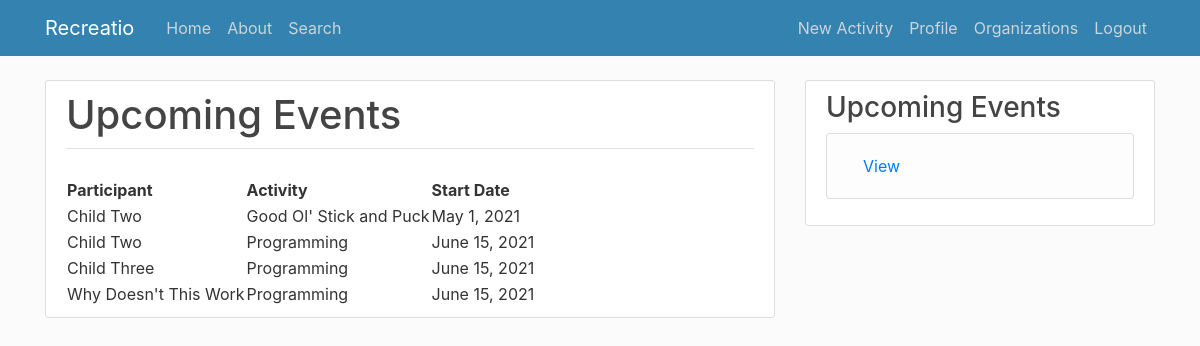
Before: /upcoming/ (signed in) with the older database file.
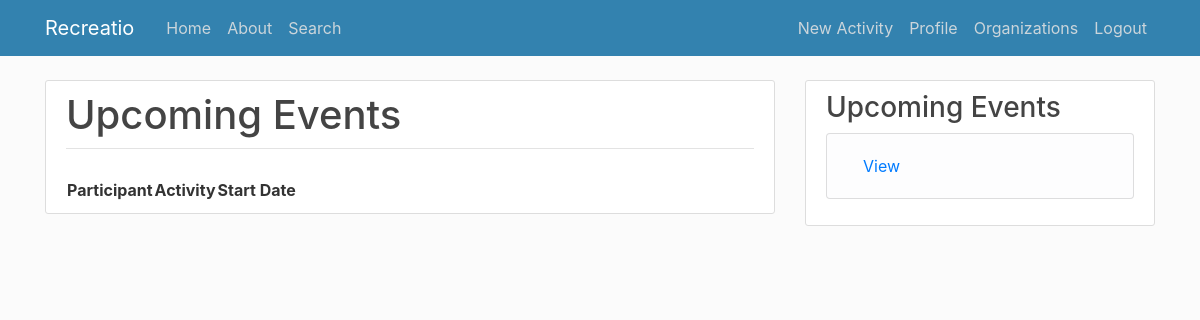
After: the same page with the newer database file.
### users/models.py (models this page shows, shortened)
class Child(models.Model):
    first_name = models.CharField(max_length=20)
    last_name = models.CharField(max_length=30)
    birth_date = models.DateField()
    parent = models.ManyToManyField(Profile)
    activities = models.ManyToManyField(Activities)

class Activities(models.Model):
    start_date = models.DateField(verbose_name="Start Date (YYYY-MM-DD)")
    end_date = models.DateField(verbose_name="End Date (YYYY-MM-DD)")
    age_group_young = models.IntegerField(default = 0, verbose_name="Youngest Age") #flag year of birth
    age_group_old = models.IntegerField(default = 20, verbose_name="Oldest Age") #flag year of birth
    reg_start = models.DateField(verbose_name="Registration Start Date (YYYY-MM-DD)")  #set up when registration is open
    reg_end = models.DateField(verbose_name="Registration End Date (YYYY-MM-DD)")   #set up when registration is closed
    max_size = models.IntegerField(default = 0, verbose_name="Registration Maximum")    #set up the size of a class
    description = models.CharField(max_length=300)
    organization = models.ForeignKey(Organization, on_delete=models.CASCADE)
    title = models.CharField(max_length = 100)
    date_posted = models.DateTimeField(default=timezone.now)
    author = models.ForeignKey(User, on_delete=models.CASCADE)

### users/views.py (the view)
# urls.py: path('upcoming/', user_views.upcoming_activities, name='upcoming'),
def upcoming_activities(request):
    profile = request.user
    profile_id = Profile.objects.get(user_id = profile.id)
    children = Child.objects.filter(parent__id = profile_id.id)
    children_activities = []
    activities = []
    for child in children:
        activities.append(Activities.objects.filter(child__id = child.id).order_by("start_date"))
    activities = list(dict.fromkeys(activities))
    for i in range(len(children)):
        children_activities.append([children[i], activities[i]])
    context = {
        'children_activities': children_activities,
    }
    return render(request, 'users/upcoming.html', context)

### users/templates/users/upcoming.html
{% extends "web/base.html" %}
{% block content %}
<body>
    <article class="media content-section">
    <div class="media-body">
        <div class="article-metadata">
            <h3 class = "account-heading">Upcoming Events</h3>
        </div>
        <br>
        <table>
            <tr>
                <th>Participant</th>
                <th>Activity</th>
                <th>Start Date</th>
            </tr>
            {% for child, activity in children_activities %}
                    {% for item in activity %}
                    <tr>
                        <td>
                            {{child.first_name}} {{child.last_name}}
                        </td>
                        <td>
                        {{item.title}}
                        </td>
                        <td>
                            {{item.start_date}}
                        </td>
                    </tr>
                    {% endfor%}
            {% endfor%}
        </table>
    </div>
    </article>
</body>
{% endblock content %}

Changed rows visible on the page:
removed Child: first_name "Child", last_name "Two"
no longer on this page (row unchanged): Activities: title "Good Ol' Stick and Puck", start_date "May 1, 2021"
no longer on this page (row unchanged): Activities: title "Programming", start_date "June 15, 2021"
removed Child: first_name "Child", last_name "Three"
removed Child: first_name "Why", last_name "Doesn't This Work"
